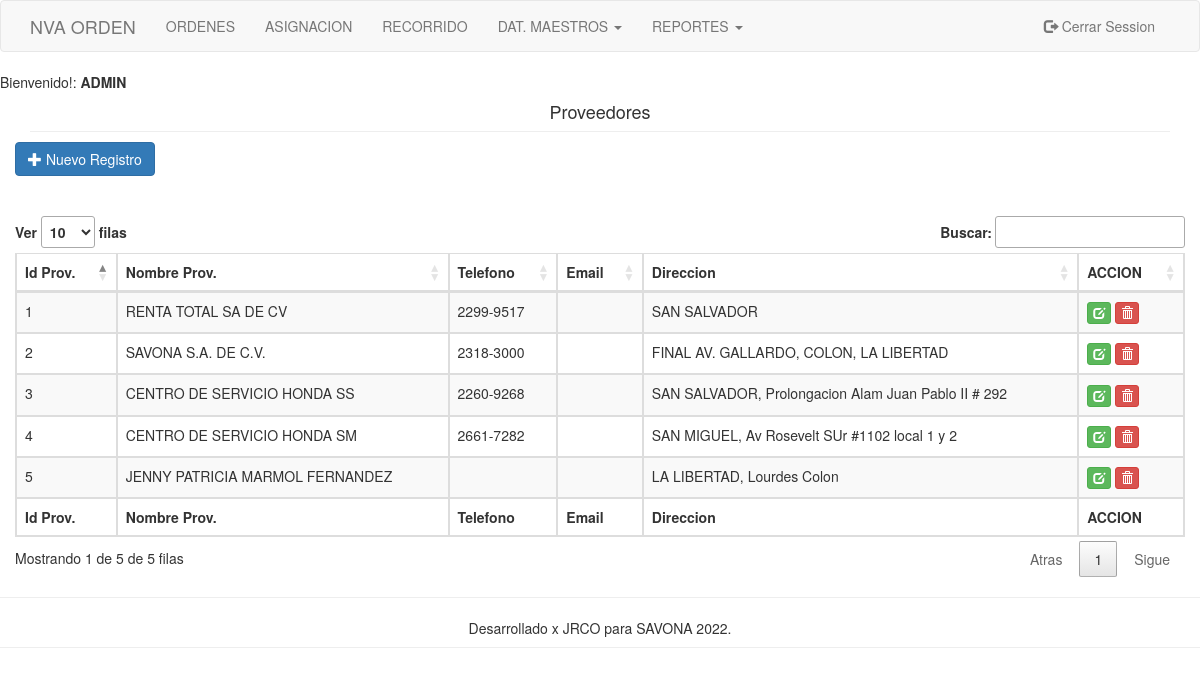
Screenshot of /proveedores.php (signed in) with the database file from the repository.
### tables this page shows
CREATE TABLE `proveedor` (
  `prov_id` int(11) NOT NULL,
  `prov_nombre` char(100) NOT NULL,
  `prov_telefono` char(10) NOT NULL,
  `prov_mail` char(50) NOT NULL,
  `prov_direccion` char(100) NOT NULL
);

### proveedores.php (the view, shortened to what this page needs)
<?php
require('funcion.php');
require('menuBar.php');
if(isset($_SESSION['user'])){
echo "Bienvenido!:<b> ".$_SESSION['user']."</b>";
?>
<!DOCTYPE html>
<html>
<head>
</head>
<body>
<div class="container">
	<h4 class="page-header text-center">Proveedores</h4>
	<div class="row">
		<div>
			<a href="#addnew" class="btn btn-primary" data-toggle="modal"><span class="glyphicon glyphicon-plus"></span> Nuevo Registro</a>
		<div>
		<div class="table-responsive">
		<br><br>
			<table id="example" class="table table-bordered table-striped table-hover table-dark" style="margin-top:20px;">
			<thead>
					<tr>
							<th scope="col"> Id Prov. </th>
							<th scope="col"> Nombre Prov. </th>
							<th scope="col"> Telefono </th>
							<th scope="col"> Email </th>
							<th scope="col"> Direccion </th>
							<th scope="col"> ACCION </th>
					</tr>
			</thead>
			<tfoot>
					<tr>
							<th scope="col"> Id Prov. </th>
							<th scope="col"> Nombre Prov. </th>
							<th scope="col"> Telefono </th>
							<th scope="col"> Email </th>
							<th scope="col"> Direccion </th>
							<th scope="col"> ACCION </th>
					</tr>
			</tfoot>
			<tbody>
				<?php
					$database = new Connection();
					$db = $database->open();
					try{
						$sql = 'SELECT * FROM proveedor ORDER BY prov_id DESC';
						foreach ($db->query($sql) as $row) {
							?>
							<tr>
									<td> <?php echo $row['prov_id']; ?> </td>
									<td> <?php echo $row['prov_nombre']; ?> </td>
									<td> <?php echo $row['prov_telefono']; ?> </td>
									<td> <?php echo $row['prov_mail']; ?> </td>
									<td> <?php echo $row['prov_direccion']; ?> </td>
									<td>
										<a href="#edit_<?php echo $row['prov_id']; ?>" class="btn btn-success btn-xs" data-toggle="modal"><span class="glyphicon glyphicon-edit" title="Editar"></span> </a>
										<a href="#delete_<?php echo $row['prov_id']; ?>" class="btn btn-danger btn-xs" data-toggle="modal"><span class="glyphicon glyphicon-trash" title="Borrar"></span> </a>
									</td>
							</tr>
							<?php
						}
					}
					catch(PDOException $e){
						echo "Hubo un problema en la conexión: " . $e->getMessage();
					}
				?>
				</tbody>
			</table>
			</div>
		</div>
		</div>
	</div>
</div>
<footer class="page-header text-center">
<hr>
Desarrollado x JRCO para SAVONA 2022.
</footer>
<?php
}
else
{
	echo '<div class="text-center" style="position: relative;">';
	echo '<span style="font-size: 10rem; color: #E06666;" class="glyphicon glyphicon-remove-sign"></span>';
	echo '<p>Acceso denegado, vuleva a intentar</p>';
	echo '</div>';
}
?>
</body>
</html>

### rows the page displays
proveedor: prov_id "5", prov_nombre "JENNY PATRICIA MARMOL FERNANDEZ", prov_direccion "LA LIBERTAD, Lourdes Colon"
proveedor: prov_id "4", prov_nombre "CENTRO DE SERVICIO HONDA SM", prov_telefono "2661-7282", prov_direccion "SAN MIGUEL, Av Rosevelt SUr #1102 local 1 y 2"
proveedor: prov_id "3", prov_nombre "CENTRO DE SERVICIO HONDA SS", prov_telefono "2260-9268", prov_direccion "SAN SALVADOR, Prolongacion Alam Juan Pablo II # 292"
proveedor: prov_id "2", prov_nombre "SAVONA S.A. DE C.V.", prov_telefono "2318-3000", prov_direccion "FINAL AV. GALLARDO, COLON, LA LIBERTAD"
proveedor: prov_id "1", prov_nombre "RENTA TOTAL SA DE CV", prov_telefono "2299-9517", prov_direccion "SAN SALVADOR"

### other values shown
$_SESSION['user'] "ADMIN"
